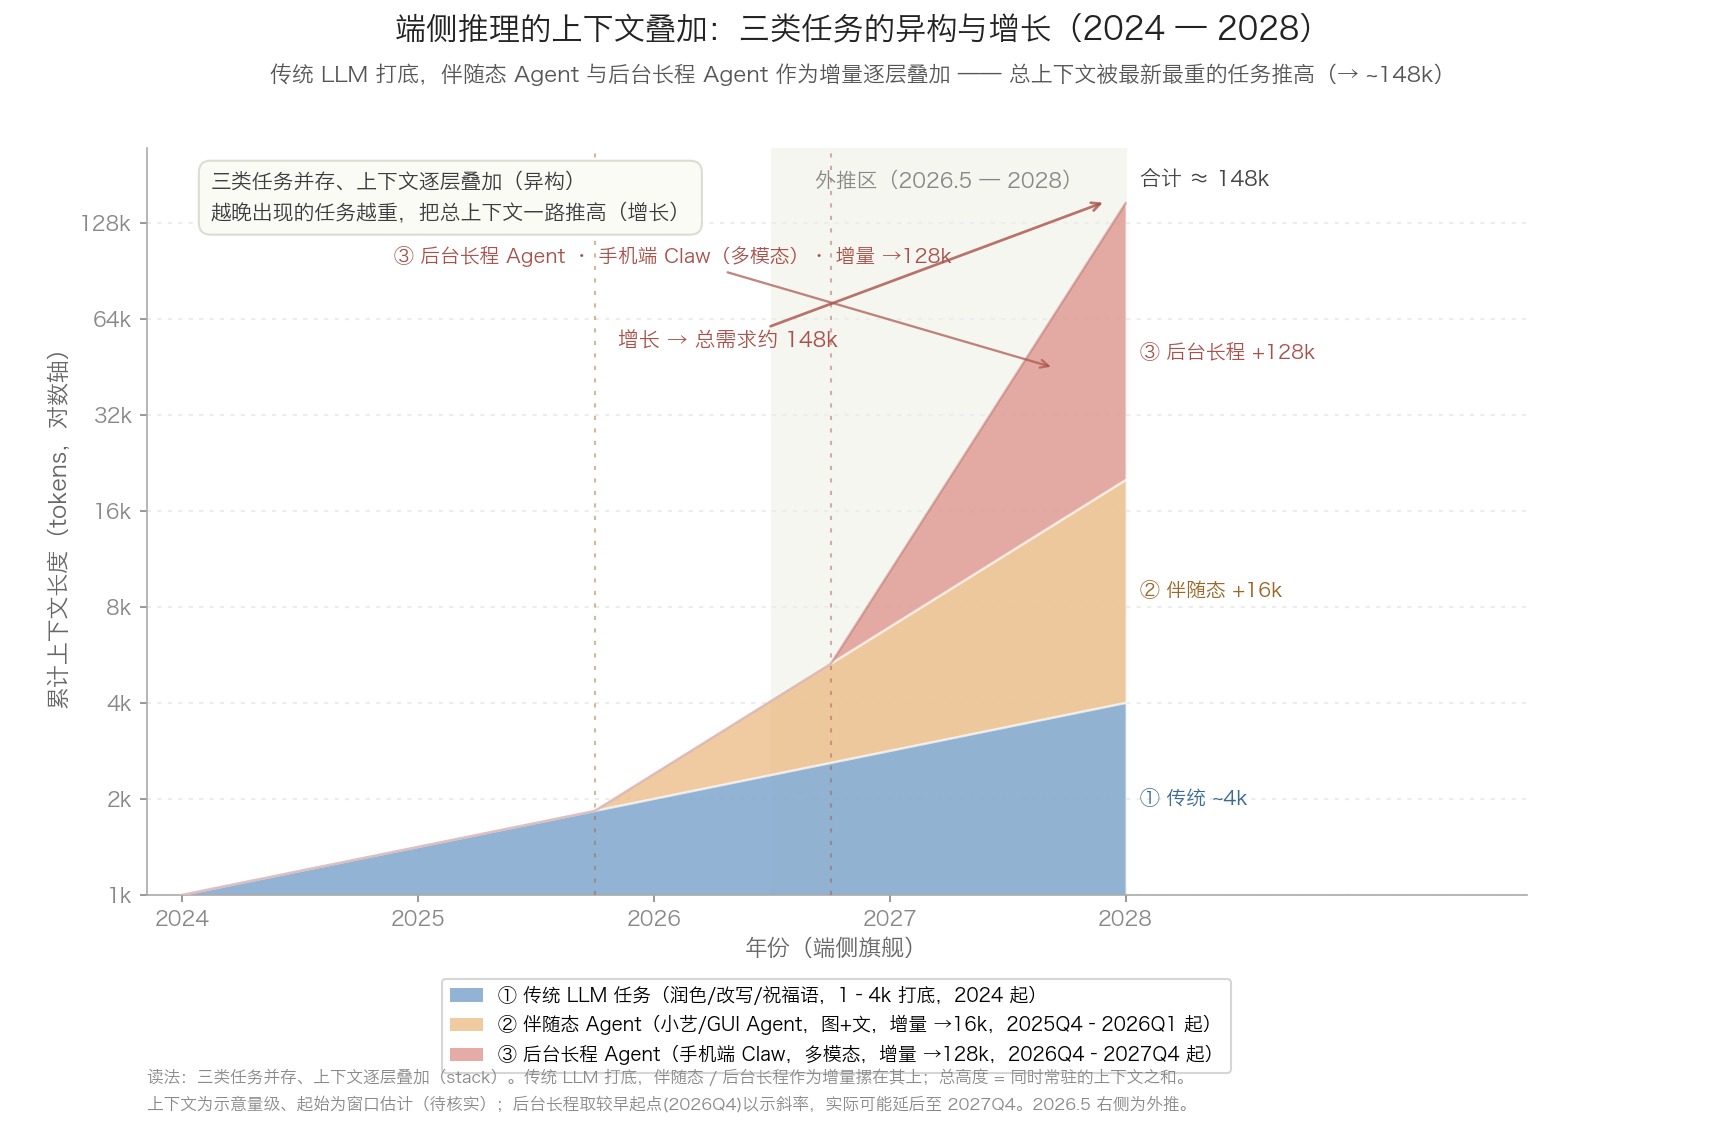

Reproduce this figure in Python.
#!/usr/bin/env python3
# -*- coding: utf-8 -*-
"""
绘制「端侧三类任务的上下文叠加」图（agent-era-context-growth.svg）：
横轴年份(2024–2028)、纵轴累计上下文长度(tokens)，用**堆叠区域**描述三类端侧推理
任务的上下文需求如何逐层叠加，凸显两个负载特征 —— 异构(三类并存、各占一层) 与
增长(越晚出现的任务越重，把总上下文一路推高)。是母图「剪刀差」里激进需求线的微观来源。

三层（自下而上叠加；对数 y 轴上各边界为直线=指数增长）：
  ① 传统 LLM 任务    —— 文字润色/改写/祝福语等单点小颗粒；1k→4k；2024 起；打底
  ② 伴随态 Agent     —— 小艺伴随态 AI / GUI Agent，输入图+文；增量 0→16k；2025Q4–2026Q1 起
  ③ 后台长程 Agent   —— 手机端 Claw，复杂多模态；增量 0→128k；2026Q4–2027Q4 起
总高度 = 三层之和（同时常驻的上下文之和），2028 年约 ~148k。

运行:
    pip install matplotlib numpy
    python agent-era-context-growth.py
输出: 脚本所在目录下 agent-era-context-growth.png / .svg

数字说明: 上下文长度与起始时间均为**示意量级 / 窗口估计（待核实）**，用于刻画趋势而非
精确测量；后台长程 Agent 取较早起点(2026Q4)以展示其增长斜率，实际可能延后至 2027Q4。
中文字体: rcParams 已把本机 matplotlib 实际识别到的简体字体前置；若显示成方块，把系统
中文字体名加到 font.sans-serif 最前面（macOS 一般 'Hiragino Sans GB'，Windows 'Microsoft YaHei'）。
"""

import os
import numpy as np
import matplotlib
import matplotlib.pyplot as plt
from matplotlib.patches import Patch
from matplotlib.ticker import FixedLocator, FixedFormatter

# ---------------------------------------------------------------- 字体 / 全局样式
matplotlib.rcParams["font.sans-serif"] = [
    # 先放本机 matplotlib 实际识别到的简体中文字体（macOS），再接跨平台回退链
    "Hiragino Sans GB", "STHeiti", "Heiti TC", "Arial Unicode MS", "PingFang HK",
    "Microsoft YaHei", "SimHei", "PingFang SC", "Noto Sans CJK SC",
    "Source Han Sans SC", "WenQuanYi Zen Hei", "sans-serif",
]
matplotlib.rcParams["axes.unicode_minus"] = False
matplotlib.rcParams["svg.fonttype"] = "none"        # SVG 里保留文字（不转路径），可后期编辑

# ---------------------------------------------------------------- 配色（略降饱和，偏柔）
C1      = "#7ba3cb"   # 传统 LLM（柔蓝，打底）
C2      = "#edbd88"   # 伴随态 Agent（柔橙）
C3      = "#dd928b"   # 后台长程 Agent（柔珊瑚红）
C1D     = "#3a6a93"   # 深一档，用于字
C2D     = "#9a6526"
C3D     = "#a8514a"
C_PROJ  = "#f6f6f0"   # 外推区底色
C_TXT   = "#3a3a3a"
C_MUTED = "#888888"

# ---------------------------------------------------------------- 三条累计边界（对数 y 轴上为直线段=指数增长）
xx = np.linspace(2024.0, 2028.0, 400)
ON2, ON3 = 2025.75, 2026.75        # 伴随态 / 后台长程 的增量起点（增量从 0 起）


def exp_seg(x, x0, y0, x1, y1):
    """对数轴上的直线 = 自然坐标系下的指数曲线，连接端点 (x0,y0)→(x1,y1)。"""
    t = (x - x0) / (x1 - x0)
    return y0 * (y1 / y0) ** t


base = exp_seg(xx, 2024.0, 1.0, 2028.0, 4.0)                                 # ① 传统：1k → 4k
y_on2 = exp_seg(ON2, 2024.0, 1.0, 2028.0, 4.0)                               # 伴随态起点处的基底值
comp_top = np.where(xx < ON2, base, exp_seg(xx, ON2, y_on2, 2028.0, 20.0))   # 基底 + 伴随态 → 20k
y_on3 = exp_seg(ON3, ON2, y_on2, 2028.0, 20.0)                               # 后台长程起点处的 comp_top 值
total = np.where(xx < ON3, comp_top, exp_seg(xx, ON3, y_on3, 2028.0, 148.0)) # 总计 → 148k

L1, L2, L3 = base, comp_top - base, total - comp_top                         # 各层（增量起点 = 0）
cum = np.vstack([base, comp_top, total])                                     # 各层累计上沿（直线段）

# ---------------------------------------------------------------- 画布
fig = plt.figure(figsize=(11.5, 7.6))
ax = fig.add_axes([0.085, 0.215, 0.80, 0.655])

# 外推区底色（最底层）
PROJ_START = 2026.5
ax.axvspan(PROJ_START, 2028.0, color=C_PROJ, zorder=0)
ax.text((PROJ_START + 2028.0) / 2, 185, "外推区（2026.5 — 2028）",
        ha="center", va="top", fontsize=10, color=C_MUTED, zorder=1)

# 网格（数据之下）
ax.set_axisbelow(True)
ax.grid(axis="y", linestyle=(0, (2, 3)), color="#ececec", linewidth=1)

# ---------------------------------------------------------------- 堆叠区域（自下而上：传统 → 伴随态 → 后台长程）
polys = ax.stackplot(xx, L1, L2, L3, colors=[C1, C2, C3], zorder=2)
for p, a in zip(polys, [0.82, 0.80, 0.76]):
    p.set_alpha(a)

# 层间细白分隔线 + 极淡顶沿（柔，不要硬描边）
ax.plot(xx, cum[0], color="white", linewidth=1.2, alpha=0.7, zorder=3)
ax.plot(xx, cum[1], color="white", linewidth=1.2, alpha=0.7, zorder=3)
ax.plot(xx, cum[2], color=C3D, linewidth=1.2, alpha=0.35, zorder=3)

# 起始竖向软标记（柔虚线）
ax.axvline(2025.75, color=C2D, linewidth=1.0, linestyle=(0, (2, 4)), alpha=0.45, zorder=4)
ax.axvline(2026.75, color=C3D, linewidth=1.0, linestyle=(0, (2, 4)), alpha=0.45, zorder=4)

# ---------------------------------------------------------------- 阅读提示框（左上空白区）：异构 + 叠加 + 增长
note = ("三类任务并存、上下文逐层叠加（异构）\n"
        "越晚出现的任务越重，把总上下文一路推高（增长）")
ax.text(2024.12, 185, note, fontsize=10, va="top", ha="left", color=C_TXT, linespacing=1.6,
        bbox=dict(boxstyle="round,pad=0.55", facecolor="#fbfbf6", edgecolor="#dcdcd2"), zorder=8)

# 后台长程层标注（对数轴下红层偏窄，改用浮动箭注指向红区）
ax.annotate("③ 后台长程 Agent · 手机端 Claw（多模态）· 增量 →128k",
            xy=(2027.7, 45), xytext=(2024.9, 96),
            fontsize=9.5, fontweight="bold", color=C3D, zorder=8,
            arrowprops=dict(arrowstyle="->", color=C3D, linewidth=1.1, alpha=0.7))

# 增长箭注（指向总上沿的陡升段）
ax.annotate("增长 → 总需求约 148k", xy=(2027.92, 150), xytext=(2025.85, 52),
            fontsize=10, fontweight="bold", color=C3D, zorder=9,
            arrowprops=dict(arrowstyle="->", color=C3D, linewidth=1.3, alpha=0.8))

# ---------------------------------------------------------------- 右侧端点：各层贡献 + 合计
ax.text(2028.06, 2.0, "① 传统 ~4k", fontsize=9.5, color=C1D, va="center", fontweight="bold")
ax.text(2028.06, 9.0, "② 伴随态 +16k", fontsize=9.5, color=C2D, va="center", fontweight="bold")
ax.text(2028.06, 50, "③ 后台长程 +128k", fontsize=9.5, color=C3D, va="center", fontweight="bold")
ax.text(2028.06, 175, "合计 ≈ 148k", fontsize=10, color="#444", va="center", fontweight="bold")

# ---------------------------------------------------------------- 坐标轴（纵轴对数，单位 k tokens）
ax.set_xlim(2023.85, 2029.7)
ax.set_yscale("log")
ax.set_ylim(1, 220)
ax.set_xticks([2024, 2025, 2026, 2027, 2028])
ax.set_xticklabels([2024, 2025, 2026, 2027, 2028])
ax.yaxis.set_major_locator(FixedLocator([1, 2, 4, 8, 16, 32, 64, 128]))
ax.yaxis.set_major_formatter(FixedFormatter(["1k", "2k", "4k", "8k", "16k", "32k", "64k", "128k"]))
ax.yaxis.set_minor_locator(FixedLocator([]))   # 关掉对数轴默认次刻度
ax.set_xlabel("年份（端侧旗舰）", fontsize=11, color="#666")
ax.set_ylabel("累计上下文长度（tokens，对数轴）", fontsize=11, color="#666")
ax.tick_params(colors=C_MUTED)
for side in ("top", "right"):
    ax.spines[side].set_visible(False)
for side in ("left", "bottom"):
    ax.spines[side].set_color("#aaa")

# ---------------------------------------------------------------- 标题 / 副标题
fig.text(0.5, 0.965, "端侧推理的上下文叠加：三类任务的异构与增长（2024 — 2028）",
         ha="center", fontsize=15, fontweight="bold", color="#222")
fig.text(0.5, 0.928,
         "传统 LLM 打底，伴随态 Agent 与后台长程 Agent 作为增量逐层叠加 —— "
         "总上下文被最新最重的任务推高（→ ~148k）",
         ha="center", fontsize=10.5, color="#555")

# ---------------------------------------------------------------- 图例（坐标轴下方）
handles = [
    Patch(facecolor=C1, alpha=0.82, label="① 传统 LLM 任务（润色/改写/祝福语，1–4k 打底，2024 起）"),
    Patch(facecolor=C2, alpha=0.80, label="② 伴随态 Agent（小艺/GUI Agent，图+文，增量 →16k，2025Q4–2026Q1 起）"),
    Patch(facecolor=C3, alpha=0.76, label="③ 后台长程 Agent（手机端 Claw，多模态，增量 →128k，2026Q4–2027Q4 起）"),
]
ax.legend(handles=handles, loc="upper center", bbox_to_anchor=(0.5, -0.10),
          ncol=1, frameon=True, fontsize=9, handlelength=1.8)

# ---------------------------------------------------------------- 脚注
fig.text(0.085, 0.050,
         "读法：三类任务并存、上下文逐层叠加（stack）。传统 LLM 打底，伴随态 / 后台长程作为增量摞在其上；"
         "总高度 = 同时常驻的上下文之和。",
         fontsize=8, color=C_MUTED)
fig.text(0.085, 0.026,
         "上下文为示意量级、起始为窗口估计（待核实）；后台长程取较早起点(2026Q4)以示斜率，"
         "实际可能延后至 2027Q4。2026.5 右侧为外推。",
         fontsize=8, color=C_MUTED)

# ---------------------------------------------------------------- 输出（写到脚本所在目录）
HERE = os.path.dirname(os.path.abspath(__file__))
fig.savefig(os.path.join(HERE, "agent-era-context-growth.png"), dpi=150)
fig.savefig(os.path.join(HERE, "agent-era-context-growth.svg"))
print("已输出 agent-era-context-growth.png / .svg ->", HERE)
# plt.show()
